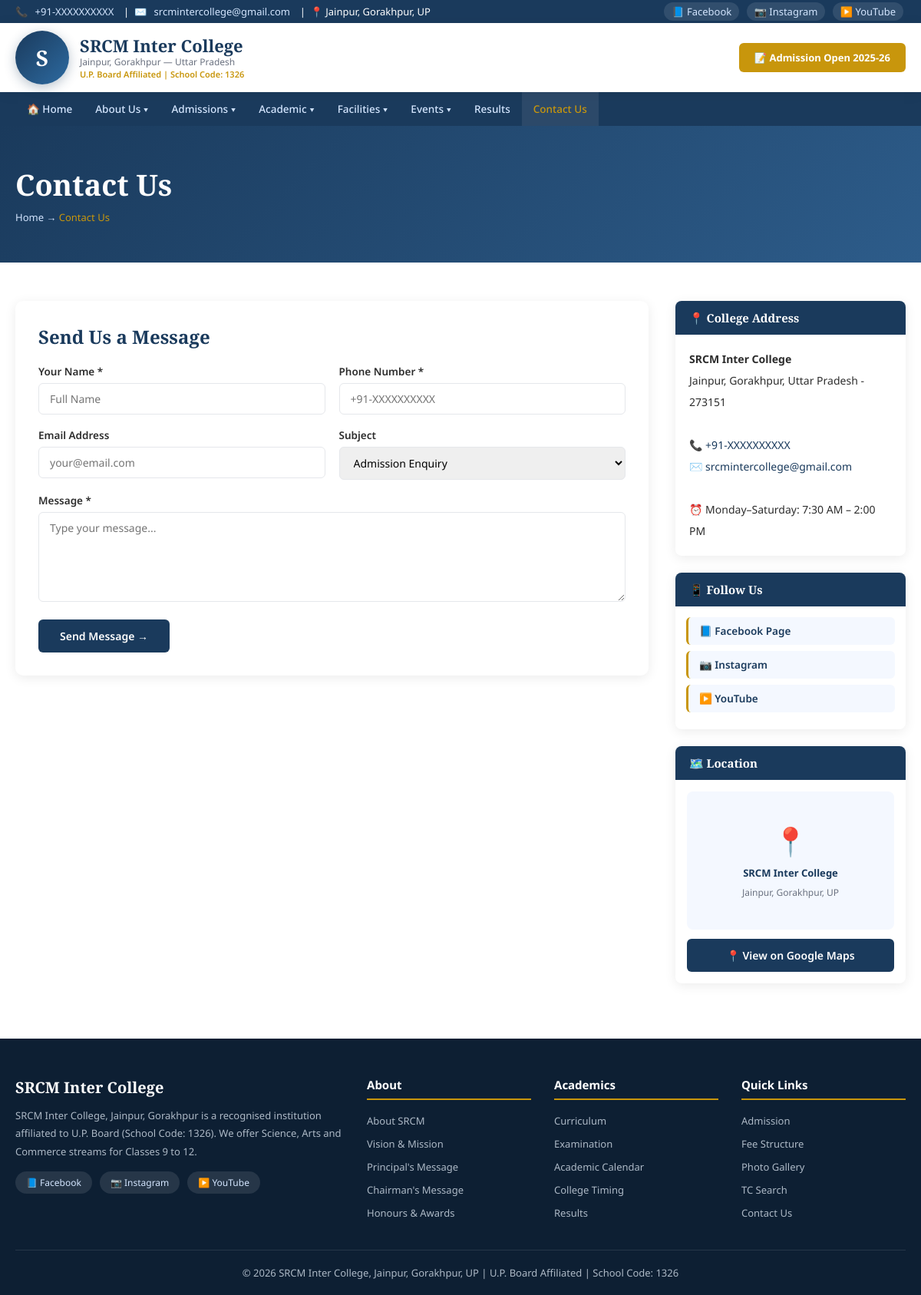
The app's page /srcm/contact.php with its own data.
### tables this page shows
CREATE TABLE settings (
  id INT AUTO_INCREMENT PRIMARY KEY,
  setting_key VARCHAR(100) UNIQUE NOT NULL,
  setting_value TEXT,
  updated_at TIMESTAMP DEFAULT CURRENT_TIMESTAMP ON UPDATE CURRENT_TIMESTAMP
);

### srcm/includes/config.php (called while the page is built, shortened)
<?php
function getDB() {
    static $pdo = null;
    if ($pdo === null) {
        try {
            $pdo = new PDO(
                "mysql:host=" . DB_HOST . ";dbname=" . DB_NAME . ";charset=utf8mb4",
                DB_USER, DB_PASS,
                [PDO::ATTR_ERRMODE => PDO::ERRMODE_EXCEPTION,
                 PDO::ATTR_DEFAULT_FETCH_MODE => PDO::FETCH_ASSOC]
            );
        } catch (PDOException $e) {
            die("DB Error: " . $e->getMessage());
        }
    }
    return $pdo;
}
function getSetting($key) {
    $db = getDB();
    $stmt = $db->prepare("SELECT setting_value FROM settings WHERE setting_key = ?");
    $stmt->execute([$key]);
    $row = $stmt->fetch();
    return $row ? $row['setting_value'] : '';
}
?>

### srcm/contact.php (the view, shortened to what this page needs)
<?php
require_once __DIR__ . '/includes/config.php';
include __DIR__ . '/includes/header.php';
?>
<div class="page-banner">
  <div class="container">
    <h1>Contact Us</h1>
    <div class="breadcrumb">Home → <span>Contact Us</span></div>
  </div>
</div>
<div class="page-content">
  <div class="container">
    <div class="content-grid">
      <div>
        <div class="contact-form-box">
          <h2 style="font-family:'Playfair Display',serif;color:var(--primary);margin-bottom:20px;font-size:24px;">Send Us a Message</h2>
          <form method="POST">
            <div class="form-row">
              <div class="form-group"><label>Your Name *</label><input type="text" name="name" placeholder="Full Name" required></div>
              <div class="form-group"><label>Phone Number *</label><input type="tel" name="phone" placeholder="+91-XXXXXXXXXX" required></div>
            </div>
            <div class="form-row">
              <div class="form-group"><label>Email Address</label><input type="email" name="email" placeholder="your@email.com"></div>
              <div class="form-group"><label>Subject</label>
                <select name="subject">
                  <option>Admission Enquiry</option>
                </select>
              </div>
            </div>
            <div class="form-group"><label>Message *</label><textarea name="message" rows="5" placeholder="Type your message..." required></textarea></div>
            <button type="submit" class="btn-primary">Send Message →</button>
          </form>
        </div>
      </div>
      <div>
        <div class="sidebar-card">
          <div class="card-header">📍 College Address</div>
          <div style="padding:18px;font-size:14px;line-height:2;">
            <strong><?= getSetting('college_name') ?></strong><br>
            <?= getSetting('college_address') ?><br><br>
            📞 <a href="tel:<?= getSetting('college_phone') ?>" style="color:var(--primary);"><?= getSetting('college_phone') ?></a><br>
            ✉️ <a href="mailto:<?= getSetting('college_email') ?>" style="color:var(--primary);"><?= getSetting('college_email') ?></a><br><br>
            ⏰ <?= getSetting('college_timing') ?>
          </div>
        </div>
        <div class="sidebar-card">
          <div class="card-header">📱 Follow Us</div>
          <div style="padding:14px;">
            <a href="<?= getSetting('college_facebook') ?>" target="_blank" class="ql-link">📘 Facebook Page</a>
            <a href="<?= getSetting('college_instagram') ?>" class="ql-link">📷 Instagram</a>
            <a href="<?= getSetting('college_youtube') ?>" class="ql-link">▶️ YouTube</a>
          </div>
        </div>
        <div class="sidebar-card">
          <div class="card-header">🗺️ Location</div>
          <div style="padding:15px;">
            <div style="background:var(--light);height:180px;border-radius:8px;display:flex;align-items:center;justify-content:center;flex-direction:column;gap:8px;margin-bottom:12px;">
              <div style="font-size:36px;">📍</div>
              <div style="font-size:13px;font-weight:700;color:var(--primary);">SRCM Inter College</div>
              <div style="font-size:12px;color:var(--muted);">Jainpur, Gorakhpur, UP</div>
            </div>
            <a href="https://maps.google.com/?q=Jainpur+Gorakhpur+UP" target="_blank" class="btn-primary" style="display:block;text-align:center;">📍 View on Google Maps</a>
          </div>
        </div>
      </div>
    </div>
  </div>
</div>
<?php include __DIR__ . '/includes/footer.php'; ?>

### srcm/includes/header.php (shortened to what this page needs)
<?php
require_once __DIR__ . '/config.php';
$collegeName = getSetting('college_name');
$collegePhone = getSetting('college_phone');
$collegeEmail = getSetting('college_email');
$collegeFacebook = getSetting('college_facebook');
?>
<!DOCTYPE html>
<html lang="hi">
<head>
<link rel="stylesheet" href="<?= SITE_URL ?>/assets/css/style.css">
</head>
<body>
<div class="top-bar">
  <div class="container">
    <div class="top-left">
      📞 <a href="tel:<?= $collegePhone ?>"><?= $collegePhone ?></a>
      &nbsp;|&nbsp;
      ✉️ <a href="mailto:<?= $collegeEmail ?>"><?= $collegeEmail ?></a>
      &nbsp;|&nbsp;
      📍 Jainpur, Gorakhpur, UP
    </div>
    <div class="socials">
      <a href="<?= $collegeFacebook ?>" target="_blank">📘 Facebook</a>
      <a href="<?= getSetting('college_instagram') ?>">📷 Instagram</a>
      <a href="<?= getSetting('college_youtube') ?>">▶️ YouTube</a>
    </div>
  </div>
</div>
<header>
  <div class="container">
    <div class="header-inner">
      <a href="<?= SITE_URL ?>/index.php" class="logo-area">
        <div class="logo-icon">S</div>
        <div class="logo-text">
          <h1><?= $collegeName ?></h1>
          <p>Jainpur, Gorakhpur — Uttar Pradesh</p>
          <p class="est">U.P. Board Affiliated | School Code: <?= getSetting('college_school_code') ?></p>
        </div>
      </a>
      <div>
        <?php if(getSetting('admission_status') == 'open'): ?>
        <a href="<?= SITE_URL ?>/admission.php" class="btn-admission">📝 Admission Open 2025-26</a>
        <?php endif; ?>
      </div>
    </div>
  </div>
</header>
<nav>
  <div class="container">
    <div class="nav-inner">
      <a href="<?= SITE_URL ?>/index.php" <?= (basename($_SERVER['PHP_SELF'])=='index.php')?'class="active"':'' ?>>🏠 Home</a>
      <div class="dropdown">
        <span>About Us ▾</span>
      </div>
      <div class="dropdown">
        <span>Admissions ▾</span>
      </div>
      <div class="dropdown">
        <span>Academic ▾</span>
      </div>
      <div class="dropdown">
        <span>Facilities ▾</span>
      </div>
      <div class="dropdown">
        <span>Events ▾</span>
      </div>
      <a href="<?= SITE_URL ?>/results.php" <?= (basename($_SERVER['PHP_SELF'])=='results.php')?'class="active"':'' ?>>Results</a>
      <a href="<?= SITE_URL ?>/contact.php" <?= (basename($_SERVER['PHP_SELF'])=='contact.php')?'class="active"':'' ?>>Contact Us</a>
    </div>
  </div>
</nav>

### srcm/includes/footer.php (shortened to what this page needs)
<?php require_once __DIR__ . '/config.php'; ?>
<footer>
  <div class="container">
    <div class="footer-grid">
      <div class="footer-about">
        <h3><?= getSetting('college_name') ?></h3>
        <p><?= getSetting('about_text') ?></p>
        <div class="footer-social">
          <a href="<?= getSetting('college_facebook') ?>" target="_blank">📘 Facebook</a>
          <a href="<?= getSetting('college_instagram') ?>">📷 Instagram</a>
          <a href="<?= getSetting('college_youtube') ?>">▶️ YouTube</a>
        </div>
      </div>
      <div class="footer-col">
        <h4>About</h4>
        <ul>
          <li><a href="<?= SITE_URL ?>/about.php">About SRCM</a></li>
          <li><a href="<?= SITE_URL ?>/vision.php">Vision & Mission</a></li>
          <li><a href="<?= SITE_URL ?>/principal.php">Principal's Message</a></li>
          <li><a href="<?= SITE_URL ?>/chairman.php">Chairman's Message</a></li>
          <li><a href="<?= SITE_URL ?>/honours.php">Honours & Awards</a></li>
        </ul>
      </div>
      <div class="footer-col">
        <h4>Academics</h4>
        <ul>
          <li><a href="<?= SITE_URL ?>/curriculum.php">Curriculum</a></li>
          <li><a href="<?= SITE_URL ?>/exam.php">Examination</a></li>
          <li><a href="<?= SITE_URL ?>/calendar.php">Academic Calendar</a></li>
          <li><a href="<?= SITE_URL ?>/timing.php">College Timing</a></li>
          <li><a href="<?= SITE_URL ?>/results.php">Results</a></li>
        </ul>
      </div>
      <div class="footer-col">
        <h4>Quick Links</h4>
        <ul>
          <li><a href="<?= SITE_URL ?>/admission.php">Admission</a></li>
          <li><a href="<?= SITE_URL ?>/fee.php">Fee Structure</a></li>
          <li><a href="<?= SITE_URL ?>/gallery.php">Photo Gallery</a></li>
          <li><a href="<?= SITE_URL ?>/tc-search.php">TC Search</a></li>
          <li><a href="<?= SITE_URL ?>/contact.php">Contact Us</a></li>
        </ul>
      </div>
    </div>
    <div class="footer-bottom">
      <p>© <?= date('Y') ?> <?= getSetting('college_name') ?>, Jainpur, Gorakhpur, UP | U.P. Board Affiliated | School Code: <?= getSetting('college_school_code') ?></p>
    </div>
  </div>
</footer>
</body>
</html>

### records on screen
settings: setting_value "+91-XXXXXXXXXX"
settings: setting_value "srcmintercollege@gmail.com"
settings: setting_value "SRCM Inter College"
settings: setting_value "1326"
settings: setting_value "Jainpur, Gorakhpur, Uttar Pradesh - 273151"
settings: setting_value "Monday–Saturday: 7:30 AM – 2:00 PM"
settings: setting_value "SRCM Inter College, Jainpur, Gorakhpur is a recognised institution affiliated to U.P. Board (School Code: 1326). We offer Science, Arts and Commerce streams for Classes 9 to 12."
